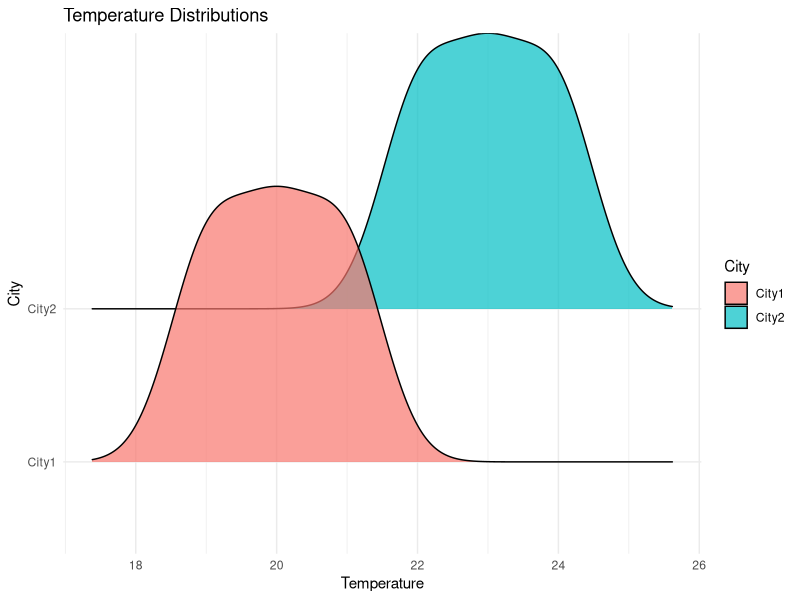

Reproduce this figure in R.
install.packages("ggridges")
library(ggridges)
library(ggplot2)

temperature_data <- data.frame(
  City = c("City1","City1","City1","City2","City2","City2"),
  Temperature = c(20, 21, 19, 22, 23, 24)
)

ggplot(temperature_data,
       aes(x = Temperature, y = City, fill = City)) +
  geom_density_ridges(alpha = 0.7) +
  labs(title = "Temperature Distributions",
       x = "Temperature",
       y = "City") +
  theme_minimal()
